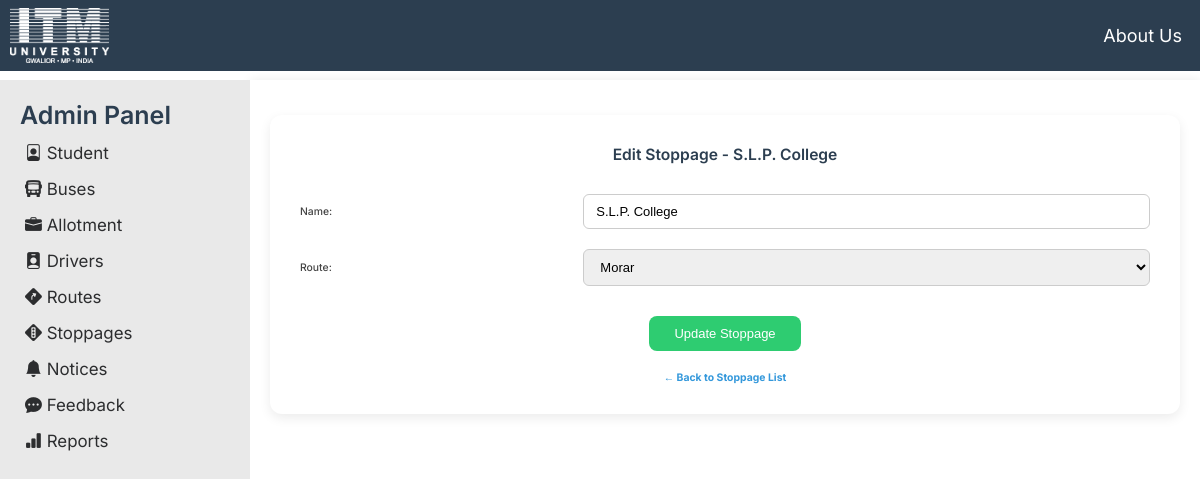
Page /stoppage/edit/7/ (signed in) on the committed database.
### bus_app/models.py (models this page shows, shortened)
class Stoppage(models.Model):
    name = models.CharField(max_length=100)
    route = models.ForeignKey(Route, on_delete=models.CASCADE, related_name="stoppages")

### bus_app/views.py (the view)
# urls.py: path('stoppage/edit/<int:pk>/', views.edit_stoppage, name='edit_stoppage'),#edit stoppages
def edit_stoppage(request, pk):
    stoppage = get_object_or_404(Stoppage, pk=pk)
    if request.method == 'POST':
        form = StoppageForm(request.POST, instance=stoppage)
        if form.is_valid():
            form.save()
            return redirect('stoppage_list')  # or wherever you want to redirect
    else:
        form = StoppageForm(instance=stoppage)
    return render(request, 'edit_stoppage.html', {'form': form, 'stoppage': stoppage})

### bus_app/forms.py
class StoppageForm(forms.ModelForm):
    class Meta:
        model = Stoppage
        fields = ['name', 'route']

### bus_app/models.py (called while the page is built)
    def __str__(self):
        return self.name

### bus_app/templates/edit_stoppage.html (shortened to what this page needs)
{% extends "layout.html" %}
{% load static %}
{% block extra_css %}
  <link rel="stylesheet" href="{% static 'css/bus_detail.css' %}">
{% endblock %}
{% block content %}
  <div class="form-container">
    <h2>Edit Stoppage - {{ stoppage.name }}</h2>
    <form method="post">
      {% for field in form.visible_fields %}
        <div class="form-row">
          <label class="form-label">{{ field.label }}:</label>
          <div class="form-input">{{ field }}</div>
        </div>
      {% endfor %}
      <button type="submit" class="submit-btn">Update Stoppage</button>
    </form>
    <a href="{% url 'stoppage_list' %}" class="back-link">← Back to Stoppage List</a>
  </div>
{% endblock %}

### static/css/style.css (style rules this page uses)
* { box-sizing: border-box; margin: 0; padding: 0; }
html, body { font-family: 'Arial', sans-serif; font-size: 13px; overflow-x: hidden; }
body.layout-template { margin: 0; }

### static/css/bus_detail.css (style rules this page uses)
h2 { text-align: center; margin-bottom: 25px; color: #333; }
.back-link { display: block; margin-top: 20px; text-align: center; color: #007BFF; font-weight: bold; text-decoration: none; }

### bus_app/templates/edit_stoppage.html (style rules this page uses)
body { font-family: 'Inter', sans-serif; }
.form-container { font-size: .8rem; background-color: #fff; padding: 30px; border-radius: 12px; box-shadow: 0 4px 12px rgba(0,0,0,0.08); max-width: 1100px; margin: auto; margin-top: 15px; }
h2 { text-align: center; margin-bottom: 30px; font-weight: 600; color: #2c3e50; }
.form-row { display: flex; align-items: center; margin-bottom: 20px; }
.form-label { flex: 1; font-weight: 500; color: #444; }
.form-input { flex: 2; }
.form-input input, .form-input select { width: 100%; padding: 9px 12px; border-radius: 6px; border: 1px solid #ccc; font-size: 1rem; transition: border-color 0.3s; }
.submit-btn { background-color: #2ecc71; color: white; padding: 10px 25px; border: none; border-radius: 8px; font-size: 1rem; font-weight: 500; cursor: pointer; transition: background-color 0.3s; display: block; margin: 30px auto 0; }
.back-link { display: block; text-align: center; margin-top: 20px; color: #3498db; text-decoration: none; }

### rows in the picture
Stoppage: name "S.L.P. College", visible_fields "S.L.P. College" "Morar"

### other values in the picture
{{ field.label }} "Name" "Route"
